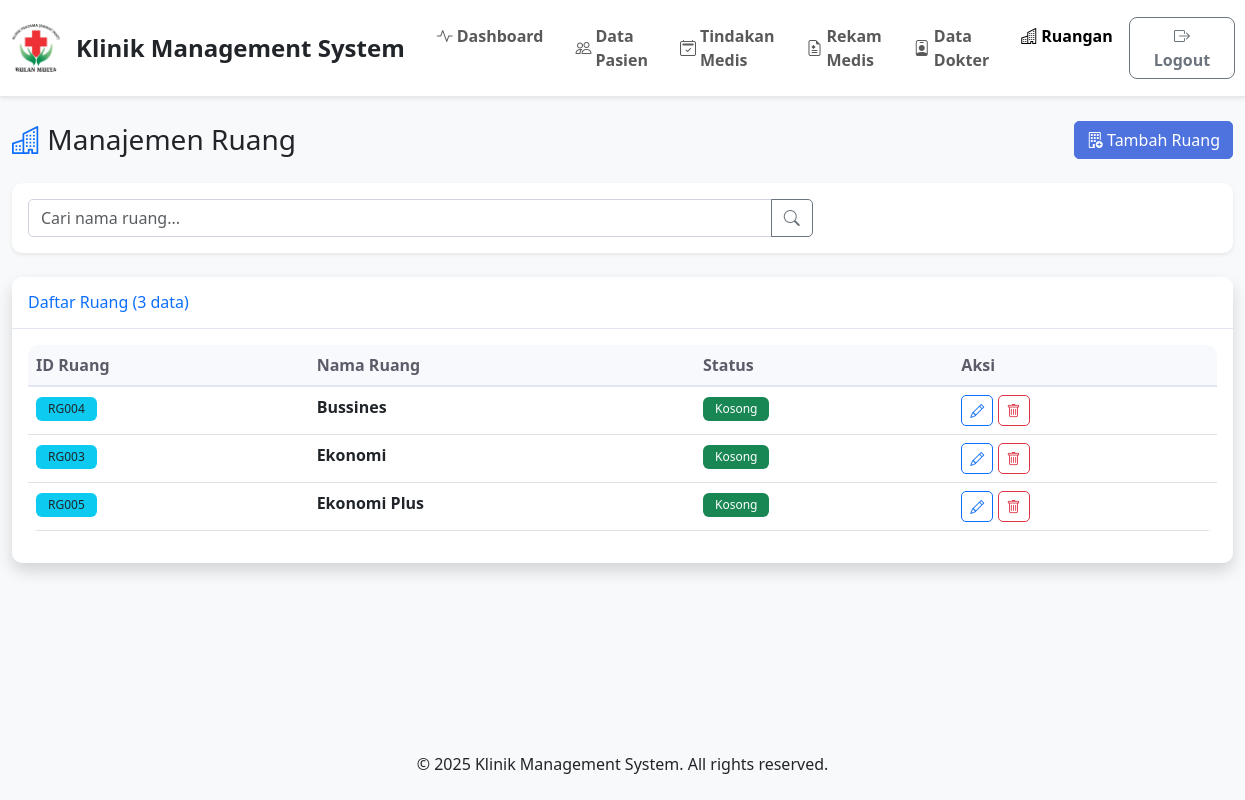
Before: /index.php?page=ruang (signed in) with the older database file.
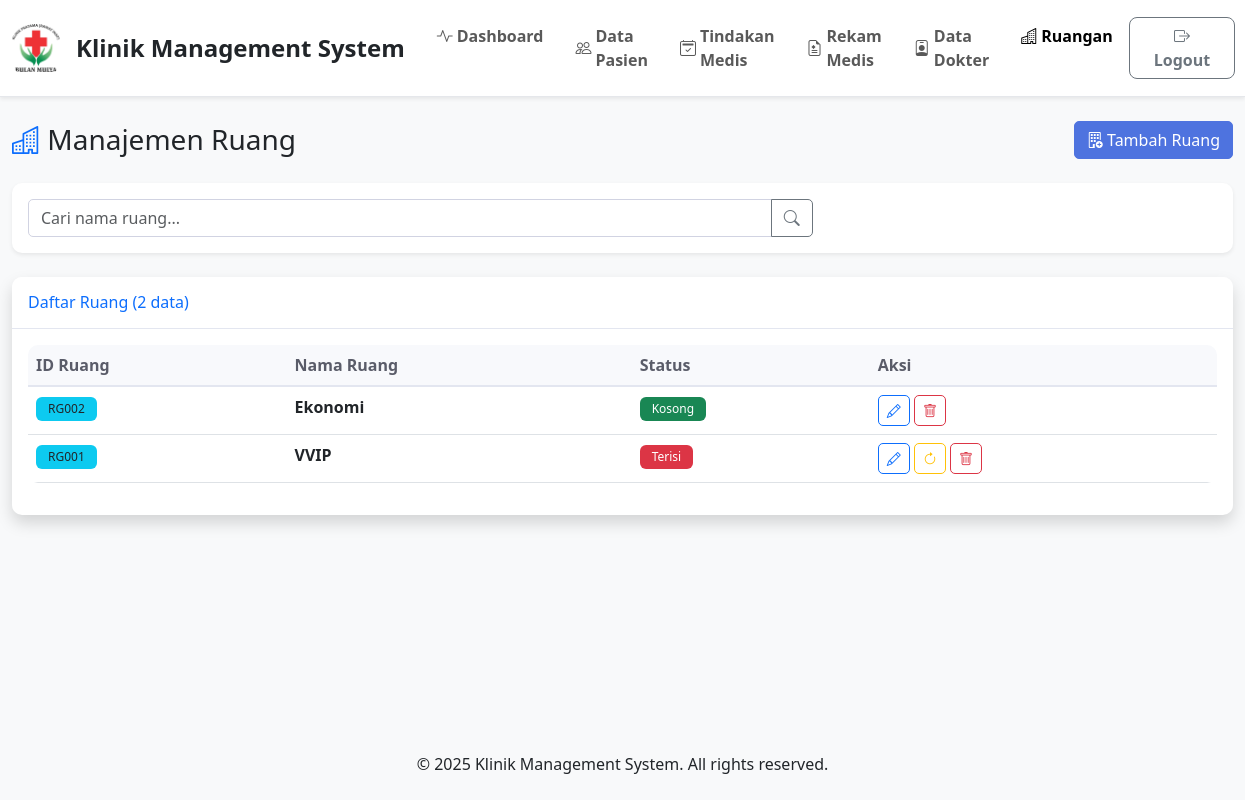
After: the same page with the newer database file.
### tables this page shows
CREATE TABLE `ruang` (
  `idruang` int(11) NOT NULL,
  `nama_ruang` varchar(100) DEFAULT NULL,
  `status` enum('Kosong','Terisi') DEFAULT 'Kosong'
);

### config/database.php (called while the page is built, shortened)
<?php
try {
    $pdo = new PDO("mysql:host=" . DB_HOST . ";dbname=" . DB_NAME . ";charset=utf8", DB_USER, DB_PASS);
    $pdo->setAttribute(PDO::ATTR_ERRMODE, PDO::ERRMODE_EXCEPTION);
    $pdo->setAttribute(PDO::ATTR_DEFAULT_FETCH_MODE, PDO::FETCH_ASSOC);
} catch(PDOException $e) {
    die("Connection failed: " . $e->getMessage());
}
function executeQuery($sql, $params = []) {
    global $pdo;
    try {
        $stmt = $pdo->prepare($sql);
        $stmt->execute($params);
        return $stmt;
    } catch(PDOException $e) {
        die("Query failed: " . $e->getMessage());
    }
}
function fetchAll($sql, $params = []) {
    $stmt = executeQuery($sql, $params);
    return $stmt->fetchAll();
}
function fetchOne($sql, $params = []) {
    $stmt = executeQuery($sql, $params);
    return $stmt->fetch();
}
?>

### includes/functions.php (called while the page is built, shortened)
<?php
function getPagination($total_records, $records_per_page, $current_page) {
    $total_pages = ceil($total_records / $records_per_page);
    $offset = ($current_page - 1) * $records_per_page;
    return [
        'total_pages' => $total_pages,
        'offset' => $offset,
        'current_page' => $current_page,
        'records_per_page' => $records_per_page
    ];
}
?>

### pages/ruang.php (the view, shortened to what this page needs)
<?php
$action = isset($_GET['action']) ? $_GET['action'] : 'list';
$search = isset($_GET['search']) ? sanitizeInput($_GET['search']) : '';
$page_num = isset($_GET['page_num']) ? (int)$_GET['page_num'] : 1;
if ($action == 'list') {
    $where_clause = "";
    $params = [];
    $count_sql = "SELECT COUNT(*) as total FROM ruang " . $where_clause;
    $total_result = fetchOne($count_sql, $params);
    $total_records = $total_result['total'];
    $records_per_page = 10;
    $pagination = getPagination($total_records, $records_per_page, $page_num);
    $sql = "SELECT * FROM ruang {$where_clause} ORDER BY nama_ruang ASC LIMIT {$pagination['offset']}, {$pagination['records_per_page']}";
    $rooms = fetchAll($sql, $params);
}
?>
<div class="container-fluid">
    <div class="d-flex justify-content-between align-items-center mb-4">
        <h1 class="h3 mb-0">
            <i class="bi bi-buildings text-primary"></i> Manajemen Ruang
        </h1>
        <a href="pages/ruang_add.php" class="btn btn-primary">
            <i class="bi bi-building-add"></i> Tambah Ruang
        </a>
    </div>
    <?php if ($action == 'list'): ?>
        <div class="card mb-4">
            <div class="card-body">
                <form method="GET" action="">
                    <div class="row">
                        <div class="col-md-8">
                            <div class="input-group">
                                <input type="text" class="form-control" name="search"
                                       placeholder="Cari nama ruang..."
                                       value="<?php echo htmlspecialchars($search); ?>">
                                <button class="btn btn-outline-secondary" type="submit">
                                    <i class="bi bi-search"></i>
                                </button>
                            </div>
                        </div>
                    </div>
                </form>
            </div>
        </div>
        <div class="card shadow">
            <div class="card-header py-3">
                <h6 class="m-0 font-weight-bold text-primary">
                    Daftar Ruang (<?php echo number_format($total_records); ?> data)
                </h6>
            </div>
            <div class="card-body">
                <?php if (empty($rooms)): ?>
                    <div class="text-center py-4">
                        <i class="bi bi-building text-muted" style="font-size: 3rem;"></i>
                        <p class="text-muted mt-2">Tidak ada data ruang</p>
                    </div>
                <?php else: ?>
                    <div class="table-responsive">
                        <table class="table table-hover">
                            <thead>
                                <tr>
                                    <th>ID Ruang</th>
                                    <th>Nama Ruang</th>
                                    <th>Status</th>
                                    <th>Aksi</th>
                                </tr>
                            </thead>
                            <tbody>
                                <?php foreach ($rooms as $r): ?>
                                    <tr>
                                        <td><span class="badge bg-info text-dark"><?php echo 'RG' . str_pad($r['idruang'], 3, '0', STR_PAD_LEFT); ?></span></td>
                                        <td><strong><?php echo $r['nama_ruang']; ?></strong></td>
                                        <td>
                                            <?php if ($r['status'] == 'Kosong'): ?>
                                                <span class="badge bg-success">Kosong</span>
                                            <?php elseif ($r['status'] == 'Terisi'): ?>
                                                <span class="badge bg-danger">Terisi</span>
                                            <?php else: ?>
                                                <span class="badge bg-secondary"><?php echo $r['status']; ?></span>
                                            <?php endif; ?>
                                        </td>
                                        <td>
                                            <a href="pages/ruang_edit.php?idruang=<?php echo $r['idruang']; ?>"
                                               class="btn btn-sm btn-outline-primary">
                                                <i class="bi bi-pencil"></i>
                                            </a>
                                            <?php if ($r['status'] == 'Terisi'): ?>
                                                <a href="pages/ruang_reset_status.php?idruang=<?php echo $r['idruang']; ?>"
                                                   class="btn btn-sm btn-outline-warning"
                                                   title="Reset status ke Kosong">
                                                    <i class="bi bi-arrow-clockwise"></i>
                                                </a>
                                            <?php endif; ?>
                                            <a href="pages/ruang_delete.php?idruang=<?php echo $r['idruang']; ?>" class="btn btn-sm btn-outline-danger">
                                                <i class="bi bi-trash"></i>
                                            </a>
                                        </td>
                                    </tr>
                                <?php endforeach; ?>
                            </tbody>
                        </table>
                    </div>
                <?php endif; ?>
            </div>
        </div>
    <?php endif; ?>
</div>

### includes/header.php (shortened to what this page needs)
<!DOCTYPE html>
<html lang="en">
<head>
    <link href="https://cdn.jsdelivr.net/npm/bootstrap@5.3.0/dist/css/bootstrap.min.css" rel="stylesheet">
    <link href="https://cdn.jsdelivr.net/npm/bootstrap-icons@1.10.0/font/bootstrap-icons.css" rel="stylesheet">
    <link href="/Klinik_Management/assets/css/style.css" rel="stylesheet">
</head>
<body>
    <nav class="navbar navbar-expand-lg navbar-light bg-white shadow-sm py-3 sticky-top">
        <div class="container-fluid">
            <a class="navbar-brand d-flex align-items-center gap-2" href="/Klinik_Management/index.php">
                <img src="/Klinik_Management/assets/logo.jpg" alt="Logo" width="48" height="48" class="me-2" style="object-fit:contain;">
                <span class="fw-bold fs-4 text-dark">Klinik Management System</span>
            </a>
            <div class="collapse navbar-collapse" id="navbarNav">
                <ul class="navbar-nav mx-auto">
                    <li class="nav-item">
                        <a class="nav-link px-3 fw-semibold d-flex align-items-center gap-1 <?php echo ($page == 'dashboard') ? 'active' : ''; ?>" href="/Klinik_Management/index.php">
                            <i class="bi bi-activity"></i> Dashboard
                        </a>
                    </li>
                    <li class="nav-item">
                        <a class="nav-link px-3 fw-semibold d-flex align-items-center gap-1 <?php echo ($page == 'pasien') ? 'active' : ''; ?>" href="/Klinik_Management/index.php?page=pasien">
                            <i class="bi bi-people"></i> Data Pasien
                        </a>
                    </li>
                    <li class="nav-item">
                        <a class="nav-link px-3 fw-semibold d-flex align-items-center gap-1 <?php echo ($page == 'tindakan') ? 'active' : ''; ?>" href="/Klinik_Management/index.php?page=tindakan">
                            <i class="bi bi-calendar2-check"></i> Tindakan Medis
                        </a>
                    </li>
                    <li class="nav-item">
                        <a class="nav-link px-3 fw-semibold d-flex align-items-center gap-1 <?php echo ($page == 'rekam_medis') ? 'active' : ''; ?>" href="/Klinik_Management/index.php?page=rekam_medis">
                            <i class="bi bi-file-earmark-medical"></i> Rekam Medis
                        </a>
                    </li>
                    <li class="nav-item">
                        <a class="nav-link px-3 fw-semibold d-flex align-items-center gap-1 <?php echo ($page == 'dokter') ? 'active' : ''; ?>" href="/Klinik_Management/index.php?page=dokter">
                            <i class="bi bi-person-badge"></i> Data Dokter
                        </a>
                    </li>
                    <li class="nav-item">
                        <a class="nav-link px-3 fw-semibold d-flex align-items-center gap-1 <?php echo ($page == 'ruang') ? 'active' : ''; ?>" href="/Klinik_Management/index.php?page=ruang">
                            <i class="bi bi-buildings"></i> Ruangan
                        </a>
                    </li>
                </ul>
                <div class="d-flex align-items-center gap-2">
                    <a href="/Klinik_Management/index.php?page=logout" class="btn btn-outline-secondary rounded-3 px-4 fw-semibold">
                        <i class="bi bi-box-arrow-right"></i> Logout
                    </a>
                </div>
            </div>
        </div>
    </nav>
    <main class="py-4">

### index.php (shortened to what this page needs)
<?php
require_once 'config/database.php';
require_once 'includes/functions.php';
$page = isset($_GET['page']) ? $_GET['page'] : 'dashboard';
include 'includes/header.php';
$page_file = "pages/{$page}.php";
if (file_exists($page_file)) {
    include $page_file;
} else {
    echo '<div class="container mt-4"><div class="alert alert-danger">Page not found!</div></div>';
}
include 'includes/footer.php';
?>

### includes/footer.php (shortened to what this page needs)
    </main>
    <footer class="bg-light py-4 mt-5 sticky-footer">
        <div class="container text-center">
            <div class="row justify-content-center">
                <div class="col-md-12">
                    <p class="mb-0">&copy; <?php echo date('Y'); ?> Klinik Management System. All rights reserved.</p>
                </div>
            </div>
        </div>
    </footer>
</body>
</html>

### assets/css/style.css (style rules this page uses)
body { font-family: 'Segoe UI', Tahoma, Geneva, Verdana, sans-serif; background-color: #f8f9fa; }
.navbar-brand { font-weight: 600; font-size: 1.5rem; }
.navbar-nav .nav-link { font-weight: 500; transition: all 0.3s ease; }
.navbar-nav .nav-link.active { background-color: rgba(255, 255, 255, 0.2); border-radius: 5px; }
.card { border: none; border-radius: 10px; box-shadow: 0 0.125rem 0.25rem rgba(0, 0, 0, 0.075); transition: all 0.3s ease; }
.card-header { background-color: #fff; border-bottom: 1px solid #e3e6f0; border-radius: 10px 10px 0 0 !important; }
.btn { border-radius: 5px; font-weight: 500; transition: all 0.3s ease; }
.btn-primary { background-color: #4e73df; border-color: #4e73df; }
.table { border-radius: 10px; overflow: hidden; }
.table thead th { background-color: #f8f9fc; border-bottom: 2px solid #e3e6f0; font-weight: 600; color: #5a5c69; }
.form-control, .form-select { border-radius: 5px; border: 1px solid #d1d3e2; transition: all 0.3s ease; }
.badge { font-size: 0.75rem; font-weight: 500; padding: 0.375rem 0.75rem; }
.navbar { border-bottom: 1px solid #e5e7eb; }
.navbar .navbar-brand img { border-radius: 8px; }

### includes/footer.php (style rules this page uses)
html, body { height: 100%; }
body { min-height: 100vh; display: flex; flex-direction: column; }
main { flex: 1 0 auto; }
.sticky-footer { flex-shrink: 0; width: 100%; position: relative; bottom: 0; left: 0; right: 0; }

Changed rows visible on the page:
removed ruang: idruang "004", nama_ruang "Bussines", status "Kosong"
removed ruang: idruang "003", nama_ruang "Ekonomi", status "Kosong"
removed ruang: idruang "005", nama_ruang "Ekonomi Plus", status "Kosong"
added ruang: idruang "002", nama_ruang "Ekonomi", status "Kosong"
added ruang: idruang "001", nama_ruang "VVIP", status "Terisi"
Other visible differences:
$total_records: "3" → "2"
